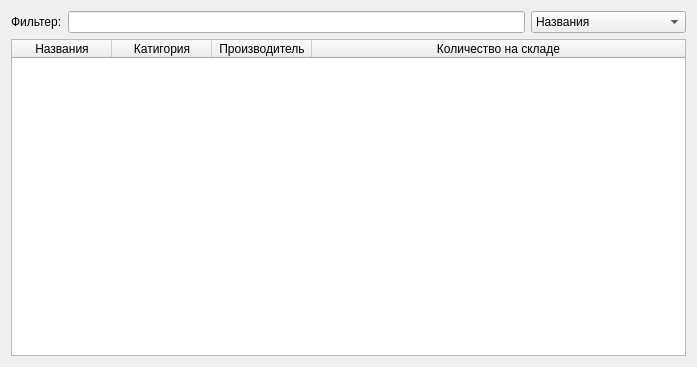
<?xml version="1.0" encoding="UTF-8"?>
<ui version="4.0">
 <class>WidgetStorage</class>
 <widget class="QWidget" name="WidgetStorage">
  <property name="geometry">
   <rect>
    <x>0</x>
    <y>0</y>
    <width>697</width>
    <height>367</height>
   </rect>
  </property>
  <property name="windowTitle">
   <string>Form</string>
  </property>
  <layout class="QVBoxLayout" name="verticalLayout">
   <item>
    <layout class="QHBoxLayout" name="horizontalLayout">
     <item>
      <widget class="QLabel" name="label">
       <property name="text">
        <string>Фильтер:</string>
       </property>
      </widget>
     </item>
     <item>
      <widget class="QLineEdit" name="lineEdit"/>
     </item>
     <item>
      <widget class="QComboBox" name="comboBox">
       <item>
        <property name="text">
         <string>Названия</string>
        </property>
       </item>
       <item>
        <property name="text">
         <string>Катигоря</string>
        </property>
       </item>
       <item>
        <property name="text">
         <string>Производите</string>
        </property>
       </item>
       <item>
        <property name="text">
         <string>Количесвто на складе</string>
        </property>
       </item>
      </widget>
     </item>
    </layout>
   </item>
   <item>
    <widget class="QTableWidget" name="tableWidget">
     <property name="editTriggers">
      <set>QAbstractItemView::NoEditTriggers</set>
     </property>
     <property name="selectionBehavior">
      <enum>QAbstractItemView::SelectRows</enum>
     </property>
     <attribute name="horizontalHeaderStretchLastSection">
      <bool>true</bool>
     </attribute>
     <column>
      <property name="text">
       <string>Названия</string>
      </property>
     </column>
     <column>
      <property name="text">
       <string>Катигория</string>
      </property>
     </column>
     <column>
      <property name="text">
       <string>Производитель</string>
      </property>
     </column>
     <column>
      <property name="text">
       <string>Количество на складе</string>
      </property>
     </column>
    </widget>
   </item>
  </layout>
 </widget>
 <resources/>
 <connections/>
</ui>
